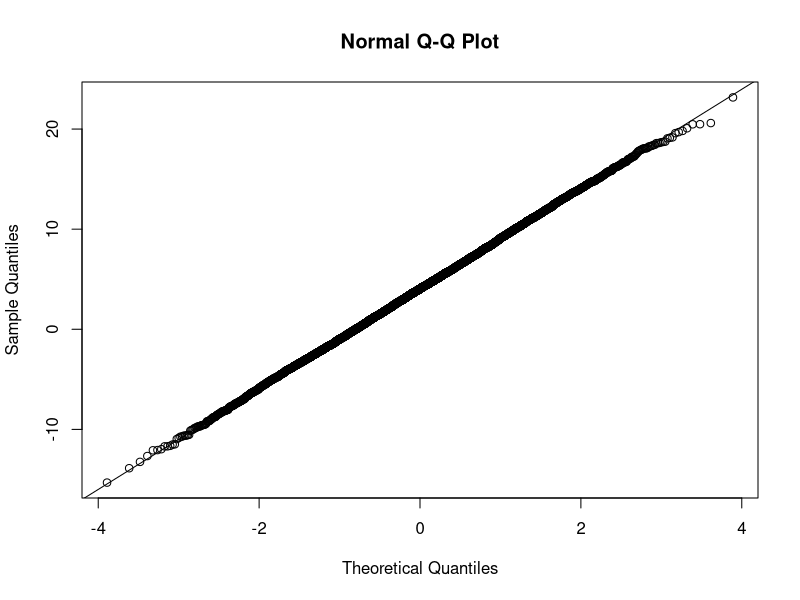
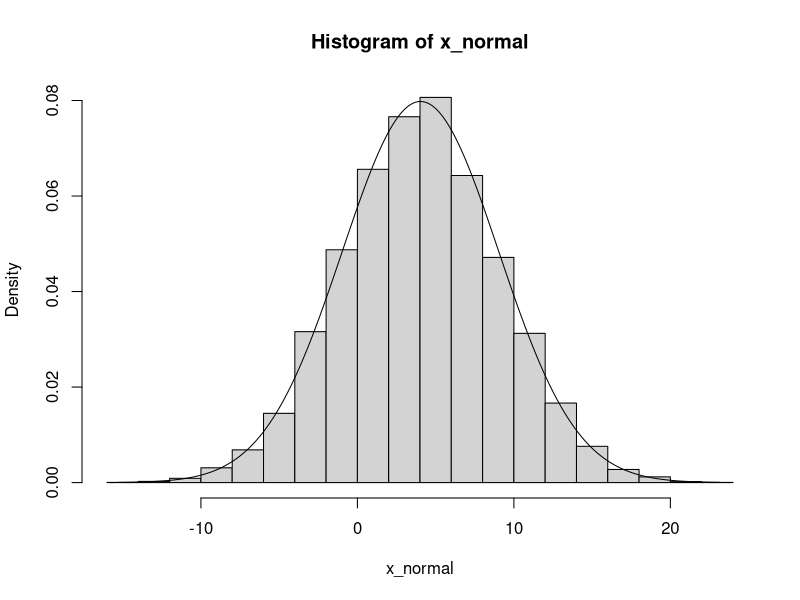
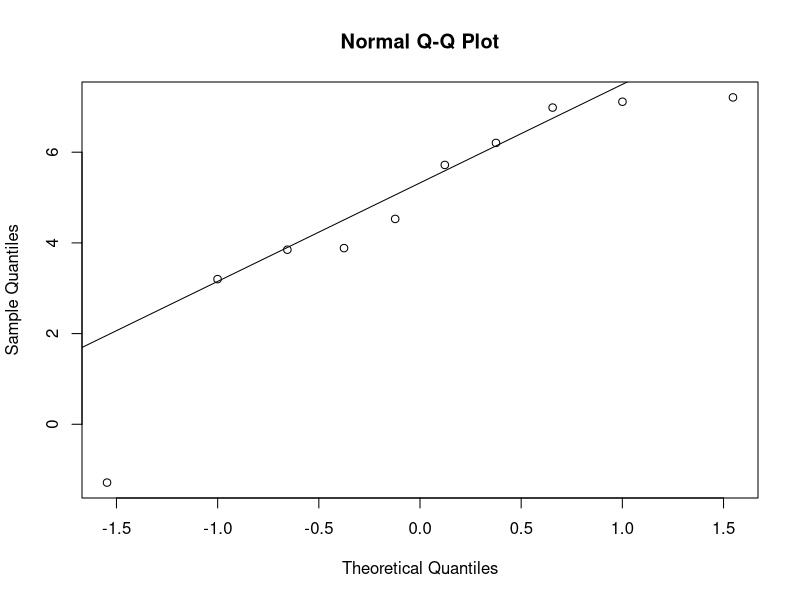
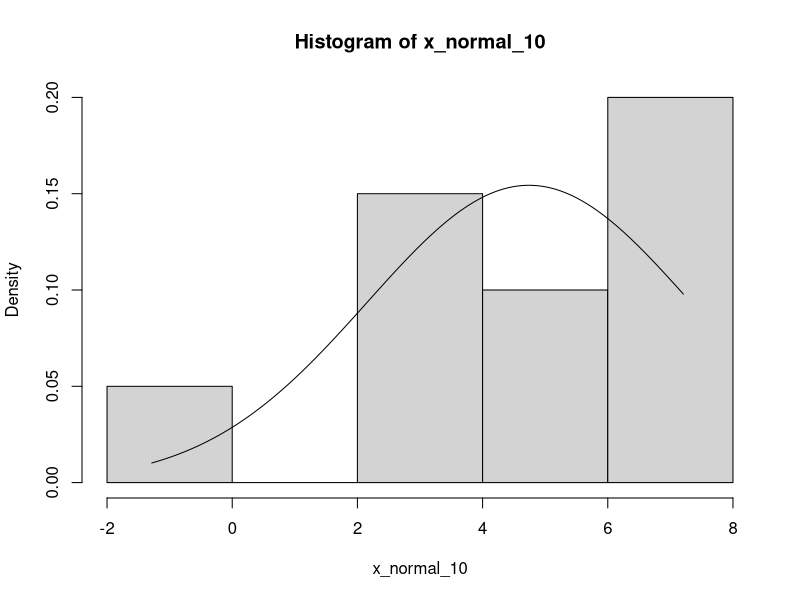
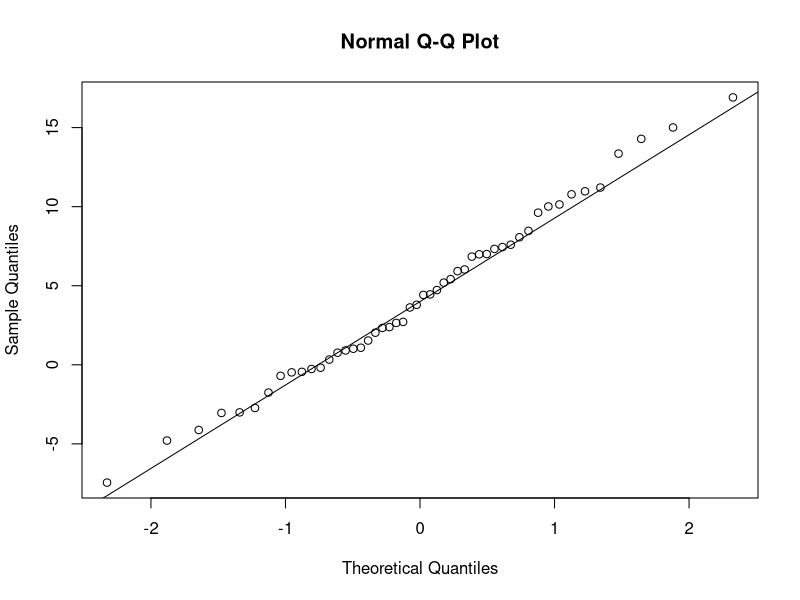
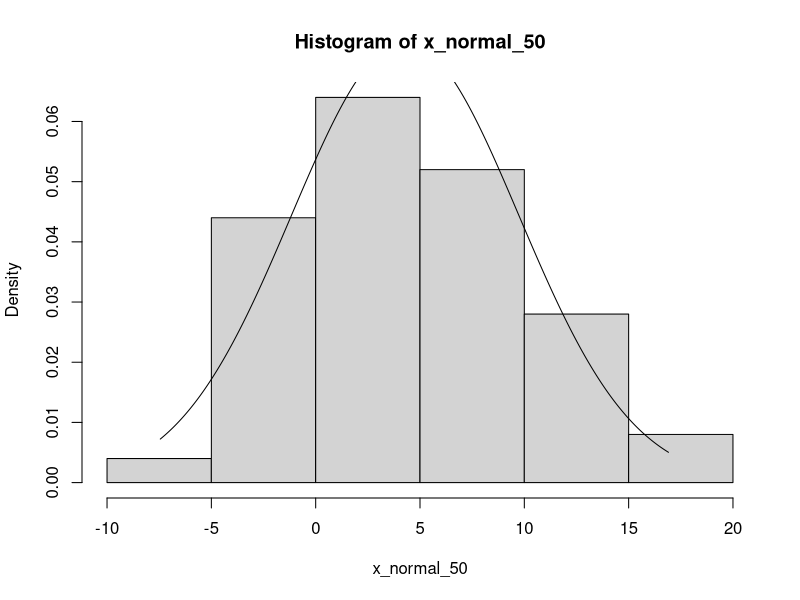
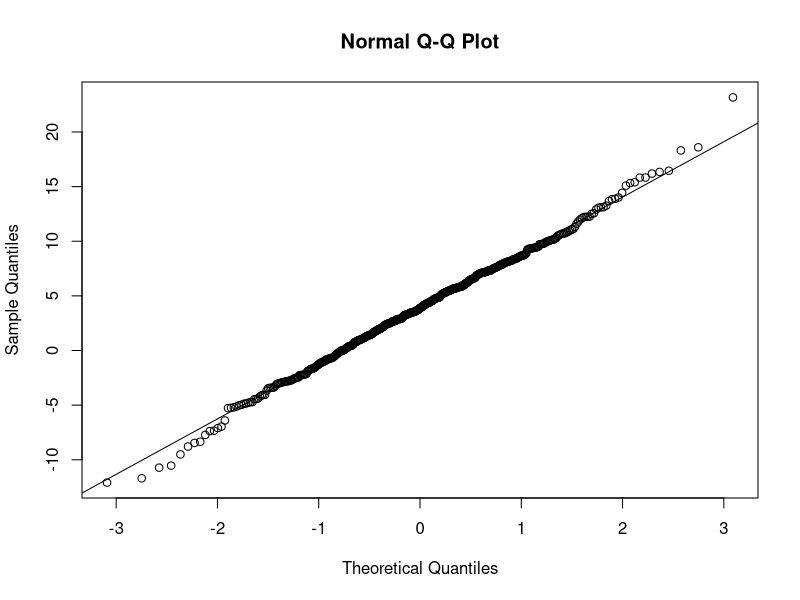
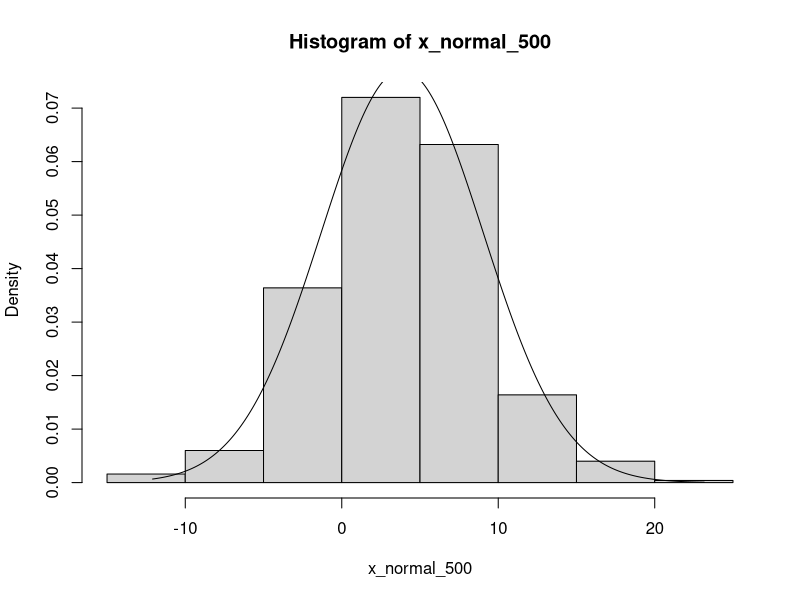

Write the R code that produced these figures, in order. (Note: this script raises an error after producing the figures.)
#Simulate a population of 10,000 with a variable from a Normal(4,5) distribution 
#and a population of 10,000 with a variable from an Exponential(1) distribution 
#[use the command rexp(n,lambda) ]
x_normal <- rnorm(10000, 4, 5)
x_exp <- rexp(10000, 1)

# record the size, mean and sd of x_normal
N_normal <- length(x_normal)
mean_normal <- mean(x_normal)
sd_normal <- sd(x_normal)

# record the size, mean and sd of x_exp
N_exp <- length(x_exp)
mean_exp <- mean(x_exp)
sd_exp <- sd(x_exp)

#Take a random sample of size 10, 50, 500 from x_normal
x_normal_10 <- sample(x_normal, 10)
x_normal_50 <- sample(x_normal, 50)
x_normal_500 <- sample(x_normal, 500)

#Take a random sample of size 10, 50, 500 from x_exp
x_exp_10 <- sample(x_exp, 10)
x_exp_50 <- sample(x_exp, 50)
x_exp_500 <- sample(x_exp, 500)

# record the size, mean and sd of x_normal_50
n_normal_50 <- length(x_normal_50)
mean_normal_50 <- mean(x_normal_50)
sd_normal_50 <- sd(x_normal_50)

# record the size, mean and sd of x_exp_50
n_exp_50 <- length(x_exp_50)
mean_exp_50 <- mean(x_exp_50)
sd_exp_50 <- sd(x_exp_50)

#calculate the standard error of mean_normal_50 using known and estimated sd_normal
se_kn_normal <- sd_normal/sqrt(n_normal_50)
se_unkn_normal <- sd_normal_50/sqrt(n_normal_50)

#calculate the standard error of mean_exp_50 using known and estimated sd_exp
se_kn_exp <- sd_exp/sqrt(n_exp_50)
se_unkn_exp <- sd_exp_50/sqrt(n_exp_50)





#Draw graphs to help you assess the normality of each population, 
#as well as samples of size 10, 50 and 500 from each population. 

#make a qqplot and a histogram with normal density curve for x_normal
qqnorm(x_normal)
qqline(x_normal)
hist(x_normal, freq = FALSE)
xfit <- seq(min(x_normal), max(x_normal), length = 400) 
yfit <- dnorm(xfit, mean = mean(x_normal), sd = sd(x_normal))
lines(xfit, yfit)

#make a qqplot and a histogram with normal density curve for x_normal_10
qqnorm(x_normal_10)
qqline(x_normal_10)
hist(x_normal_10, freq = FALSE)
xfit <- seq(min(x_normal_10), max(x_normal_10), length = 400) 
yfit <- dnorm(xfit, mean = mean(x_normal_10), sd = sd(x_normal_10))
lines(xfit, yfit)

#make a qqplot and a histogram with normal density curve for x_normal_50
qqnorm(x_normal_50)
qqline(x_normal_50)
hist(x_normal_50, freq = FALSE)
xfit <- seq(min(x_normal_50), max(x_normal_50), length = 400) 
yfit <- dnorm(xfit, mean = mean(x_normal_50), sd = sd(x_normal_50))
lines(xfit, yfit)

#make a qqplot and a histogram with normal density curve for x_normal_500
qqnorm(x_normal_500)
qqline(x_normal_500)
hist(x_normal_500, freq = FALSE)
xfit <- seq(min(x_normal_500), max(x_normal_500), length = 400) 
yfit <- dnorm(xfit, mean = mean(x_normal_500), sd = sd(x_normal_500))
lines(xfit, yfit)

#make a qqplot and a histogram with normal density curve for x_exp
qqnorm(x_exp)
qqline(x_exp)
hist(x_exp, freq = FALSE)
xfit <- seq(min(x_exp), max(x_exp), length = 400) 
yfit <- dnorm(xfit, mean = mean(x_exp), sd = sd(x_exp))
lines(xfit, yfit)

#make a qqplot and a histogram with normal density curve for x_exp_10
qqnorm(x_exp_10)
qqline(x_exp_10)
hist(x_exp_10, freq = FALSE)
xfit <- seq(min(x_exp_10), max(x_exp_10), length = 400) 
yfit <- dnorm(xfit, mean = mean(x_exp_10), sd = sd(x_exp_10))
lines(xfit, yfit)

#make a qqplot and a histogram with normal density curve for x_exp_50
qqnorm(x_exp_50)
qqline(x_exp_50)
hist(x_exp_50, freq = FALSE)
xfit <- seq(min(x_exp_50), max(x_exp_50), length = 400) 
yfit <- dnorm(xfit, mean = mean(x_exp_50), sd = sd(x_exp_50))
lines(xfit, yfit)

#make a qqplot and a histogram with normal density curve for x_exp_500
qqnorm(x_exp_500)
qqline(x_exp_500)
hist(x_exp_500, freq = FALSE)
xfit <- seq(min(x_exp_500), max(x_exp_500), length = 400) 
yfit <- dnorm(xfit, mean = mean(x_exp_500), sd = sd(x_exp_500))
lines(xfit, yfit)





#Calculate confidence intervals for the mean of the sample of size 50 from each distribution, 
#using a) the Z-score and the known population SD, 
#and b) the t-distribution and the sample SD.

#Calculate Z-score for 95% CI
Z_score <- qnorm(0.975)

#Calculate critical t-value for 95% CI and x_normal_50
t_score_normal <- qt(0.975, n_normal_50-1)

#Calculate critical t-value for 95% CI and x_exp_50
t_score_exp <- qt(0.975, n_exp_50-1)

#Calculate 95% CIs for x_normal_50 using the Z-score and the known population SD
left_Z95_kn_normal <- mean_normal_50-Z_score*se_kn_normal
right_z95_kn_normal <- mean_normal_50+Z_score*se_kn_normal

#Calculate 95% CIs for x_exp_50 using the Z-score and the known population SD
left_Z95_kn_exp <- mean_exp_50-Z_score*se_kn_exp
right_z95_kn_exp <- mean_exp_50+Z_score*se_kn_exp

#Calculate 95% CIs for x_normal_50 using the t-distribution and the sample SD
left_t95_unkn_normal <- mean_normal_50-t_score*se_unkn_normal
right_t95_unkn_normal <- mean_normal_50+t_score*se_unkn_normal

#Calculate 95% CIs for x_exp_50 using the t-distribution and the sample SD
left_t95_unkn_exp <- mean_exp_50-t_score*se_unkn_exp
right_t95_unkn_exp <- mean_exp_50+t_score*se_unkn_exp





#show results
paste("var: x_normal", "mean:", mean_normal, "sd:", sd_normal)
paste("var: x_exp", "mean:", mean_exp, "sd:", sd_exp)
paste("var: x_normal_50", "mean:", mean_normal_50, "sd:", sd_normal_50, 
      "se w/known pop sd:", se_kn_normal, "se w/unknown pop sd:", se_unkn_normal)
paste("var: x_exp_50", "mean:", mean_exp_50, "sd:", sd_exp_50, 
      "se w/known pop sd:", se_kn_exp, "se w/unknown pop sd:", se_unkn_exp)
paste("95% CIs for estimate of population mean")
paste("Z-distribution w/known pop sd:", left_Z95_kn_normal, right_z95_kn_normal)
paste("Z-distribution w/known pop sd:", left_Z95_kn_exp, right_z95_kn_exp)
paste("t-distribution w/unknown pop sd:", left_t95_unkn_normal, right_t95_unkn_normal)
paste("t-distribution w/unknown pop sd:", left_t95_unkn_exp, right_t95_unkn_exp)
